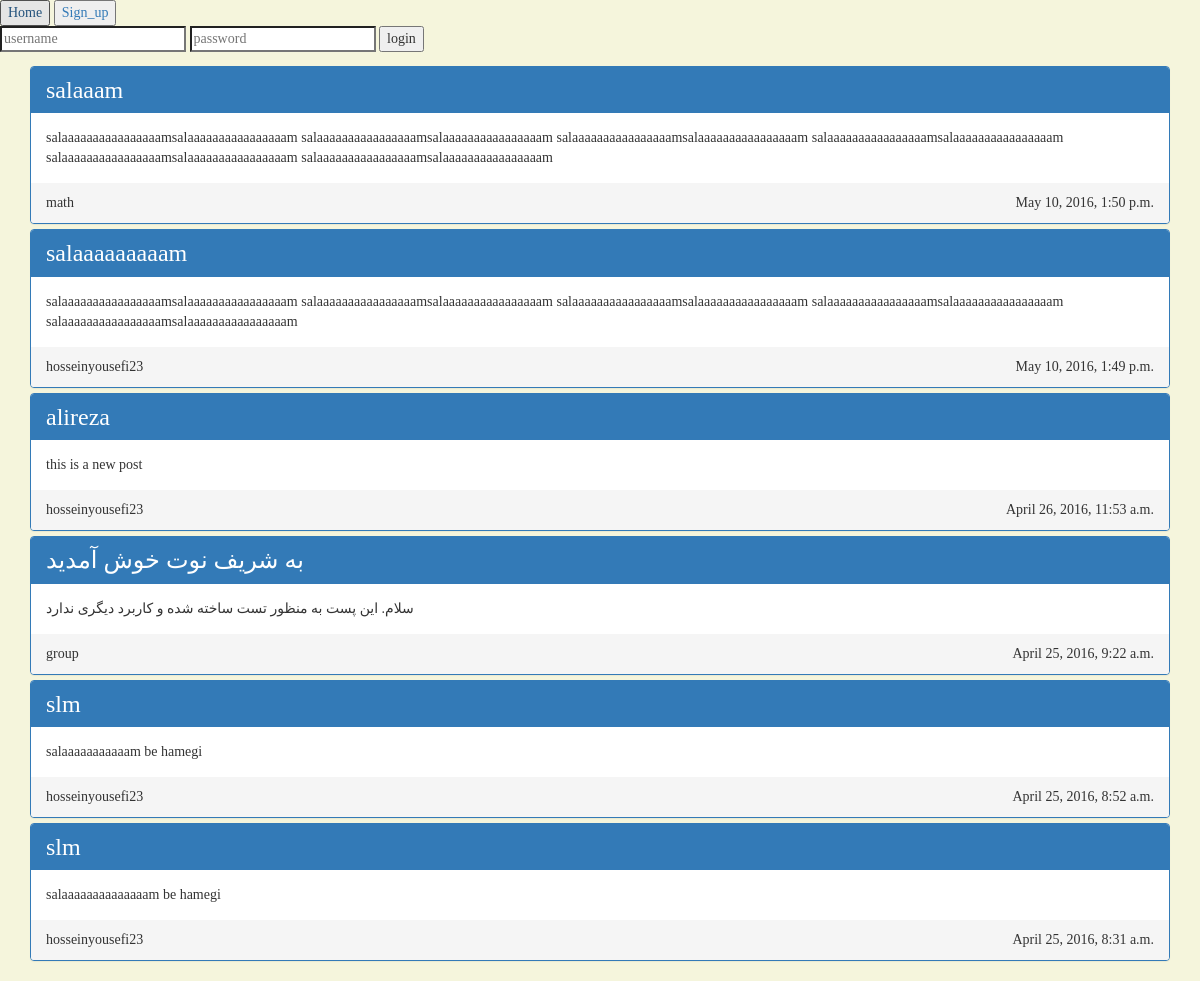
The page / on the database its author committed.
### xnote_base/models.py (models this page shows, shortened)
class Post(models.Model):
    is_public = models.BooleanField(default=False)
    post_type = models.CharField(choices=(
        ('normal', 'Normal'),
        ('quick', 'Quick'),
    ), default='normal', max_length=50)
    title = models.CharField(max_length=100)
    related_tags = models.ManyToManyField(Tag, blank=True)
    context = models.TextField()
    publish_time = models.DateTimeField(default=timezone.now)
    author = models.ForeignKey(SuperConductor, null=True, blank=True)
    event = models.ForeignKey(Event, null=True, blank=True)

class SuperConductor(models.Model):
    real_name = models.CharField(max_length=100, default='Unknown')
    description = models.CharField(max_length=1000, default='Nothing')
    real_type = models.ForeignKey(ContentType)
    url_name = models.CharField(max_length=100, null=True, blank=True)
    is_formal = models.BooleanField(default=False)
    profile_image = models.ImageField(upload_to='profile_image', null=True, blank=True)
    def __str__(self):
        return self.url_name

### xnote_base/views.py (the view)
# urls.py: url(r'^$', views.main_page, name='main_page'),
def main_page(request):
    if request.user.is_authenticated():
        user = request.user
        person = Person.objects.get(user__username=user.username)
        post_list = Post.objects.filter(author__in=person.follows.all()).order_by('-publish_time')
        suggestions = SuperConductor.objects.exclude(
            Q(url_name=person.url_name) | Q(followers__url_name=person.url_name))
        if 'platform' in request.GET and request.GET['platform'] == 'android':
            return JsonResponse({
              'user': request.user.first_name + ' ' + request.user.last_name,
                'post_list': serializers.serialize('json', post_list),
                'suggestions': serializers.serialize('json', suggestions),
            })
        else:
            return render(request, 'xnote_base/userindex.html', {
                'user': request.user,
                'post_list': post_list,
                'suggestions': suggestions,
            })
    else:
        post_list = Post.objects.filter(author__is_formal=True, is_public=True).order_by('-publish_time')
        if 'platform' in request.GET and request.GET['platform'] == 'android':
            return JsonResponse({'post_list': serializers.serialize('json', post_list)})
        else:
            return render(request, 'xnote_base/index.html', {'post_list': post_list})

### templates/xnote_base/index.html (shortened to what this page needs)
{% extends 'xnote_base/super_page.html' %}
{% load staticfiles %}
{% block css_and_js %}
    <link rel="stylesheet" href="{% static 'styles/bootstrap.min.css' %}">
    <link type="text/css" rel="stylesheet" href="{% static "styles/index.css" %}"/>
{% endblock %}
{% block body %}
    <div class="container">
        <div class="panel-group">
            {% for post in post_list %}
                <div class="panel panel-primary">
                    <div class="panel-heading">
                        <h3 style="display: inline">{{ post.title }}</h3>
                    </div>
                    <div class="panel-body">
                        {{ post.context }}
                    </div>
                    <div class="panel-footer">
                        <div class="panel-author"> {{ post.author }}</div>
                        <div class="panel-date">{{ post.publish_time }}</div>
                        <br style="clear: both"/>
                    </div>
                </div>
            {% endfor %}
        </div>
    </div>
{% endblock %}

### xnote_base/static/styles/index.css (style rules this page uses)
body { font-family: "cursive"; background-color: beige; overflow-y: scroll; }
.panel-date { float: right; }
.panel-author { width: 10%; display: inline; }

### rows shown on the page
Post: title "salaaam", context "salaaaaaaaaaaaaaaaamsalaaaaaaaaaaaaaaaam salaaaaaaaaaaaaaaaamsalaaaaaaaaaaaaaaaam salaaaaaaaaaaaaaaaamsalaaaaaaaaaaaaaaaam salaaaaaaaaaaaaaaaamsalaaaaaaaaaaaaaaaam salaaaaaaaaaaaaaaaamsalaaaaaaaaaaaaaaaam salaaaaaaaaaaaaaaaamsalaaaaaaaaaaaaaaaam", author "math", publish_time "May 10, 2016, 1:50 p.m."
Post: title "salaaaaaaaaam", context "salaaaaaaaaaaaaaaaamsalaaaaaaaaaaaaaaaam salaaaaaaaaaaaaaaaamsalaaaaaaaaaaaaaaaam salaaaaaaaaaaaaaaaamsalaaaaaaaaaaaaaaaam salaaaaaaaaaaaaaaaamsalaaaaaaaaaaaaaaaam salaaaaaaaaaaaaaaaamsalaaaaaaaaaaaaaaaam", author "hosseinyousefi23", publish_time "May 10, 2016, 1:49 p.m."
Post: title "alireza", context "this is a new post", author "hosseinyousefi23", publish_time "April 26, 2016, 11:53 a.m."
Post: title "به شریف نوت خوش آمدید", context "سلام. این پست به منظور تست ساخته شده و کاربرد دیگری ندارد", author "group", publish_time "April 25, 2016, 9:22 a.m."
Post: title "slm", context "salaaaaaaaaaaam be hamegi", author "hosseinyousefi23", publish_time "April 25, 2016, 8:52 a.m."
Post: title "slm", context "salaaaaaaaaaaaaaam be hamegi", author "hosseinyousefi23", publish_time "April 25, 2016, 8:31 a.m."
